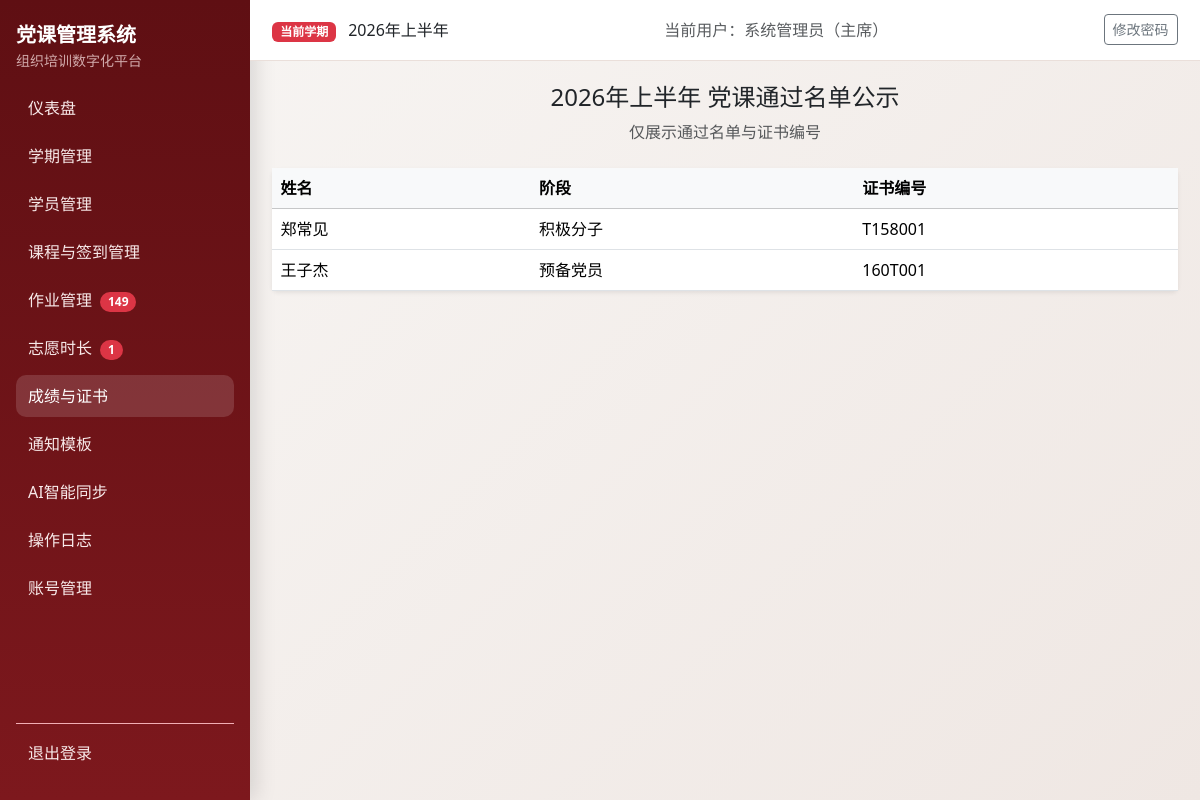
The app's page /scores/publish (signed in) with its own data.
### models.py (models this page shows, shortened)
class Semester(db.Model):
    __tablename__ = "semesters"
    id = db.Column(db.Integer, primary_key=True)
    name = db.Column(db.String(100), nullable=False)
    period_code = db.Column(db.String(20), nullable=True)
    period_positive = db.Column(db.String(20), nullable=True)
    period_development = db.Column(db.String(20), nullable=True)
    period_probationary = db.Column(db.String(20), nullable=True)
    year = db.Column(db.Integer, nullable=False)
    status = db.Column(db.String(20), nullable=False, default="active")
    exam_weight = db.Column(db.Integer, nullable=False, default=40)
    attendance_weight = db.Column(db.Integer, nullable=False, default=30)
    assignment_weight = db.Column(db.Integer, nullable=False, default=20)
    volunteer_weight = db.Column(db.Integer, nullable=False, default=10)
    pass_threshold = db.Column(db.Float, nullable=False, default=60.0)
    volunteer_target_hours = db.Column(db.Float, nullable=False, default=0.0)
    min_attendance_sessions = db.Column(db.Integer, nullable=False, default=2)
    created_at = db.Column(db.DateTime, default=datetime.utcnow, nullable=False)
    students = db.relationship("Student", back_populates="semester", cascade="all, delete-orphan")
    course_sessions = db.relationship("CourseSession", back_populates="semester", cascade="all, delete-orphan")
    assignments = db.relationship("Assignment", back_populates="semester", cascade="all, delete-orphan")
    volunteer_records = db.relationship(
        "VolunteerRecord", back_populates="semester", cascade="all, delete-orphan"
    )
    exam_records = db.relationship("ExamRecord", back_populates="semester", cascade="all, delete-orphan")
    final_scores = db.relationship("FinalScore", back_populates="semester", cascade="all, delete-orphan")

class User(UserMixin, db.Model):
    __tablename__ = "users"
    id = db.Column(db.Integer, primary_key=True)
    username = db.Column(db.String(80), unique=True, nullable=False, index=True)
    password_hash = db.Column(db.String(255), nullable=False)
    role = db.Column(db.String(20), nullable=False, default="staff")
    real_name = db.Column(db.String(80), nullable=True)
    created_at = db.Column(db.DateTime, default=datetime.utcnow, nullable=False)

class FinalScore(db.Model):
    __tablename__ = "final_scores"
    __table_args__ = (
        db.UniqueConstraint("student_id", "semester_id", name="uq_final_score_student_semester"),
    )
    id = db.Column(db.Integer, primary_key=True)
    student_id = db.Column(db.Integer, db.ForeignKey("students.id"), nullable=False, index=True)
    semester_id = db.Column(db.Integer, db.ForeignKey("semesters.id"), nullable=False, index=True)
    attendance_score = db.Column(db.Float, nullable=False, default=0.0)
    assignment_score = db.Column(db.Float, nullable=False, default=0.0)
    volunteer_score = db.Column(db.Float, nullable=False, default=0.0)
    exam_score = db.Column(db.Float, nullable=False, default=0.0)
    total_score = db.Column(db.Float, nullable=False, default=0.0)
    is_passed = db.Column(db.Boolean, nullable=False, default=False)
    cert_number = db.Column(db.String(64), nullable=True)
    cert_issued_at = db.Column(db.DateTime, nullable=True)
    student = db.relationship("Student", back_populates="final_scores")
    semester = db.relationship("Semester", back_populates="final_scores")

class Student(db.Model):
    __tablename__ = "students"
    __table_args__ = (
        db.UniqueConstraint("semester_id", "student_id", "stage", name="uq_student_semester_student_stage"),
    )
    id = db.Column(db.Integer, primary_key=True)
    semester_id = db.Column(db.Integer, db.ForeignKey("semesters.id"), nullable=False, index=True)
    name = db.Column(db.String(80), nullable=False)
    student_id = db.Column(db.String(50), nullable=False)
    department = db.Column(db.String(120), nullable=True)
    stage = db.Column(db.String(20), nullable=False)
    contact = db.Column(db.String(120), nullable=True)
    group_number = db.Column(db.Integer, nullable=True)
    is_group_leader = db.Column(db.Boolean, nullable=False, default=False)
    status = db.Column(db.String(20), nullable=False, default="在读")
    disqualified_reason = db.Column(db.String(255), nullable=True)
    semester = db.relationship("Semester", back_populates="students")
    attendances = db.relationship("Attendance", back_populates="student", cascade="all, delete-orphan")
    assignments = db.relationship("Assignment", back_populates="student", cascade="all, delete-orphan")
    volunteer_records = db.relationship(
        "VolunteerRecord", back_populates="student", cascade="all, delete-orphan"
    )
    exam_records = db.relationship("ExamRecord", back_populates="student", cascade="all, delete-orphan")
    final_scores = db.relationship("FinalScore", back_populates="student", cascade="all, delete-orphan")

### blueprints/scores.py (the view)
@scores_bp.route("/publish")
def publish_page():
	semester = _current_semester()
	if not semester:
		return "暂无公示数据"
	rows = (
		FinalScore.query.join(Student, FinalScore.student_id == Student.id)
		.filter(FinalScore.semester_id == semester.id, FinalScore.is_passed == True)
		.order_by(Student.stage.asc(), Student.name.asc())
		.all()
	)
	return render_template("scores/publish.html", rows=rows, semester=semester)

### authz.py (called while the page is built)
def normalize_role(role: str | None) -> str:
    value = (role or "staff").strip().lower()
    if value not in ROLE_LABELS:
        return "staff"
    return value

def role_label(role: str | None) -> str:
    return ROLE_LABELS.get(normalize_role(role), "干事")

def can_view_logs(role: str | None) -> bool:
    return normalize_role(role) in {"admin", "minister"}

def can_manage_accounts(role: str | None) -> bool:
    return normalize_role(role) == "admin"

def can_edit_notification_templates(role: str | None) -> bool:
    return normalize_role(role) in {"admin", "minister"}

### blueprints/scores.py (called while the page is built)
def _current_semester():
	return Semester.query.filter_by(status="active").order_by(Semester.id.desc()).first()

### templates/scores/publish.html (shortened to what this page needs)
{% extends "base.html" %}
{% block content %}
<div class="text-center mb-4">
  <h1 class="h4">{{ semester.name }} 党课通过名单公示</h1>
  <div class="text-muted">仅展示通过名单与证书编号</div>
</div>
<div class="card border-0 shadow-sm"><div class="table-responsive"><table class="table mb-0"><thead class="table-light"><tr><th>姓名</th><th>阶段</th><th>证书编号</th></tr></thead><tbody>
{% for item in rows %}
<tr><td>{{ item.student.name }}</td><td>{{ item.student.stage }}</td><td>{{ item.cert_number or '-' }}</td></tr>
{% endfor %}
</tbody></table></div></div>
{% endblock %}

### templates/base.html (shortened to what this page needs)
<!doctype html>
<html lang="zh-CN">
<head>
  <link href="https://cdn.jsdelivr.net/npm/bootstrap@5.3.3/dist/css/bootstrap.min.css" rel="stylesheet">
</head>
<body>
  {% if current_user.is_authenticated %}
  {% set endpoint = request.endpoint or '' %}
  {% set bp = request.blueprint or '' %}
  <div class="layout">
    <aside class="sidebar d-flex flex-column">
      <div class="mb-3">
        <div class="fw-bold fs-5 text-white">党课管理系统</div>
        <div class="small opacity-75">组织培训数字化平台</div>
      </div>
      <nav class="nav flex-column mb-3">
        <a class="nav-link {% if endpoint == 'auth_bp.dashboard' %}active{% endif %}" href="{{ url_for('auth_bp.dashboard') }}">仪表盘</a>
        <a class="nav-link {% if bp == 'semester_bp' %}active{% endif %}" href="{{ url_for('semester_bp.list_semesters') }}">学期管理</a>
        <a class="nav-link {% if bp == 'students_bp' %}active{% endif %}" href="{{ url_for('students_bp.list_students') }}">学员管理</a>
        <a class="nav-link {% if bp in ['courses_bp', 'attendance_bp'] %}active{% endif %}" href="{{ url_for('courses_bp.list_courses') }}">课程与签到管理</a>
        <a class="nav-link {% if bp == 'assignments_bp' %}active{% endif %}" href="{{ url_for('assignments_bp.assignments_overview') }}">作业管理
          {% if pending_assignment_students > 0 %}
            <span class="badge rounded-pill text-bg-danger ms-1">{{ pending_assignment_students }}</span>
          {% endif %}
        </a>
        <a class="nav-link {% if bp == 'volunteers_bp' %}active{% endif %}" href="{{ url_for('volunteers_bp.volunteer_overview') }}">志愿时长
          {% if pending_volunteer_records > 0 %}
            <span class="badge rounded-pill text-bg-danger ms-1">{{ pending_volunteer_records }}</span>
          {% endif %}
        </a>
        <a class="nav-link {% if bp == 'scores_bp' %}active{% endif %}" href="{{ url_for('scores_bp.result_overview') }}">成绩与证书</a>
        <a class="nav-link {% if bp == 'notifications_bp' %}active{% endif %}" href="{{ url_for('notifications_bp.template_list') }}">通知模板</a>
        <a class="nav-link {% if bp == 'ai_tools_bp' %}active{% endif %}" href="{{ url_for('ai_tools_bp.index') }}">AI智能同步</a>
        {% if can_view_logs %}
        <a class="nav-link {% if endpoint == 'auth_bp.operation_logs' %}active{% endif %}" href="{{ url_for('auth_bp.operation_logs') }}">操作日志</a>
        {% endif %}
        {% if can_manage_accounts %}
        <a class="nav-link {% if endpoint == 'auth_bp.account_list' %}active{% endif %}" href="{{ url_for('auth_bp.account_list') }}">账号管理</a>
        {% endif %}
      </nav>
      <div class="mt-auto pt-2 border-top border-danger-subtle">
        <form method="post" action="{{ url_for('auth_bp.logout') }}">
          <button type="submit" class="nav-link border-0 bg-transparent w-100 text-start">退出登录</button>
        </form>
      </div>
    </aside>
    <div class="content-wrap">
      <header class="topbar">
        <div>
          <span class="badge text-bg-danger">当前学期</span>
          <span class="ms-2">{{ current_semester.name if current_semester else '未设置激活学期' }}</span>
        </div>
        <div class="text-muted">当前用户：{{ current_user.real_name or current_user.username }}（{{ current_user_role_label }}）</div>
        <div>
          <a class="btn btn-sm btn-outline-secondary" href="{{ url_for('auth_bp.change_password') }}">修改密码</a>
        </div>
      </header>
      <main class="page-content">
        {% block content %}{% endblock %}
      </main>
    </div>
  </div>
  {% else %}
    {% block auth_content %}{% endblock %}
  {% endif %}
</body>
</html>

### templates/base.html (style rules this page uses)
:root { --pc-primary: #9f1d22; --pc-primary-dark: #7f1519; --pc-sidebar-bg: #5f0f13; --pc-sidebar-text: #f6dddd; --pc-bg: #f8f6f4; --pc-card: #ffffff; }
body { background: linear-gradient(135deg, #f8f6f4 0%, #efe7e3 100%); min-height: 100vh; }
.layout { display: flex; min-height: 100vh; }
.sidebar { width: 250px; background: linear-gradient(180deg, var(--pc-sidebar-bg), #7d181d); color: var(--pc-sidebar-text); position: fixed; top: 0; left: 0; bottom: 0; padding: 1.25rem 1rem; box-shadow: 6px 0 20px rgba(0, 0, 0, 0.12); }
.sidebar .nav-link { color: #f8eaea; border-radius: 10px; margin-bottom: 0.4rem; padding: 0.55rem 0.75rem; }
.sidebar .nav-link.active, .sidebar .nav-link:hover { background: rgba(255, 255, 255, 0.14); color: #fff; }
.content-wrap { margin-left: 250px; width: calc(100% - 250px); }
.topbar { background: var(--pc-card); border-bottom: 1px solid #eadfda; padding: 0.9rem 1.4rem; display: flex; justify-content: space-between; align-items: center; position: sticky; top: 0; z-index: 5; }
.page-content { padding: 1.4rem; }

### records on screen
Semester: name "2026年上半年"
User: real_name "系统管理员"
FinalScore: student.name "郑常见", student.stage "积极分子", cert_number "T158001"
FinalScore: student.name "王子杰", student.stage "预备党员", cert_number "160T001"

### other values on screen
{{ pending_assignment_students }} "149"
{{ pending_volunteer_records }} "1"
{{ current_user_role_label }} "主席"
